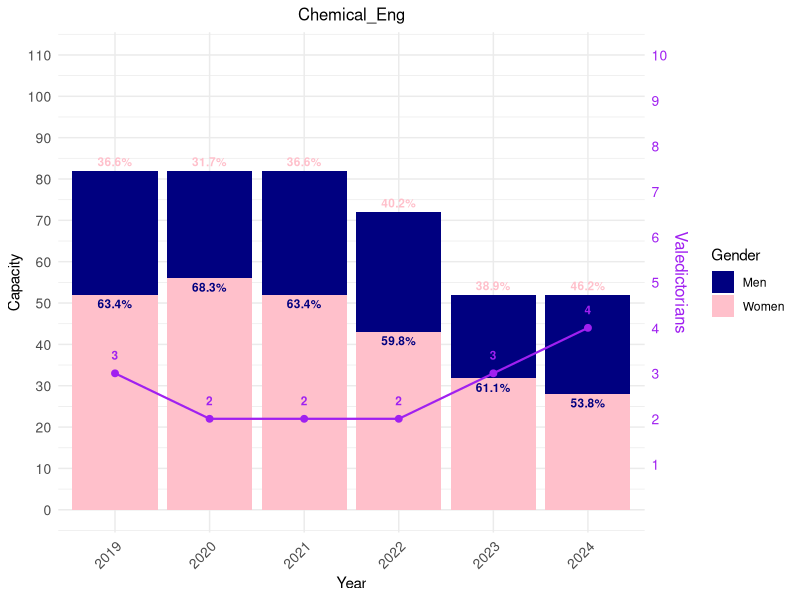
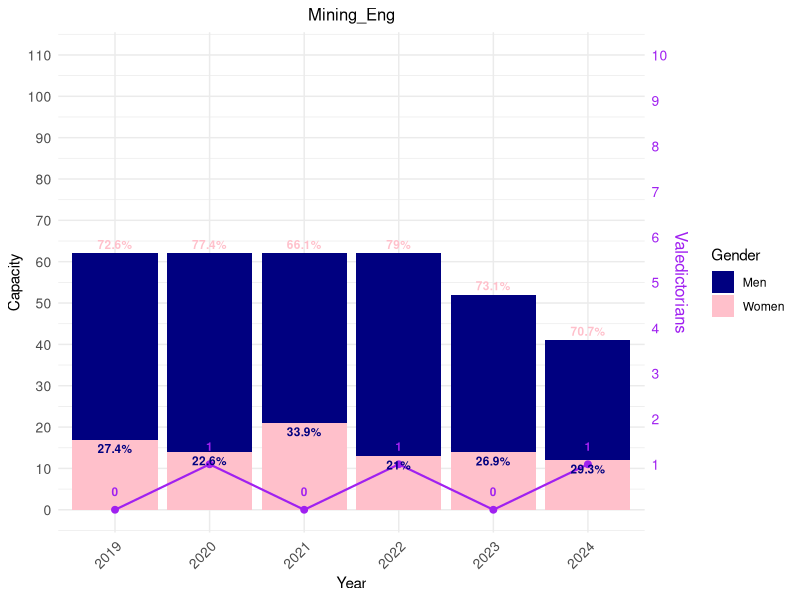
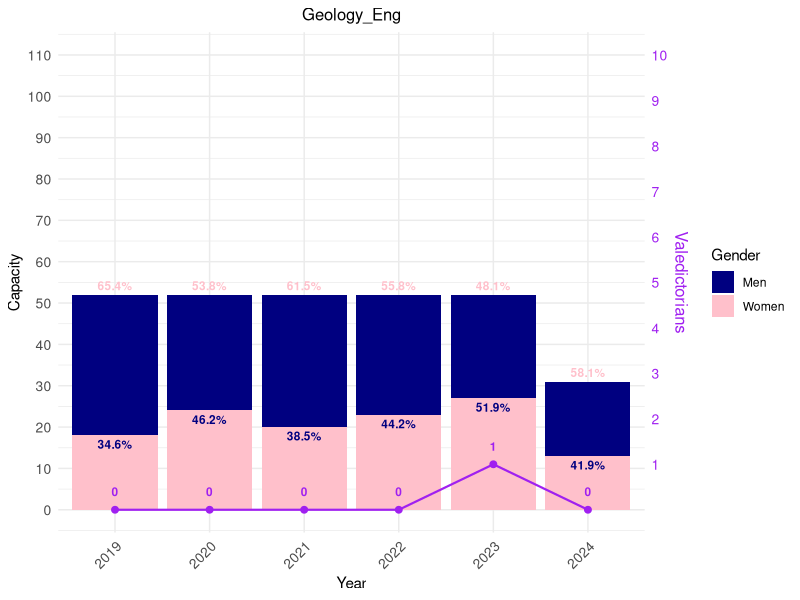
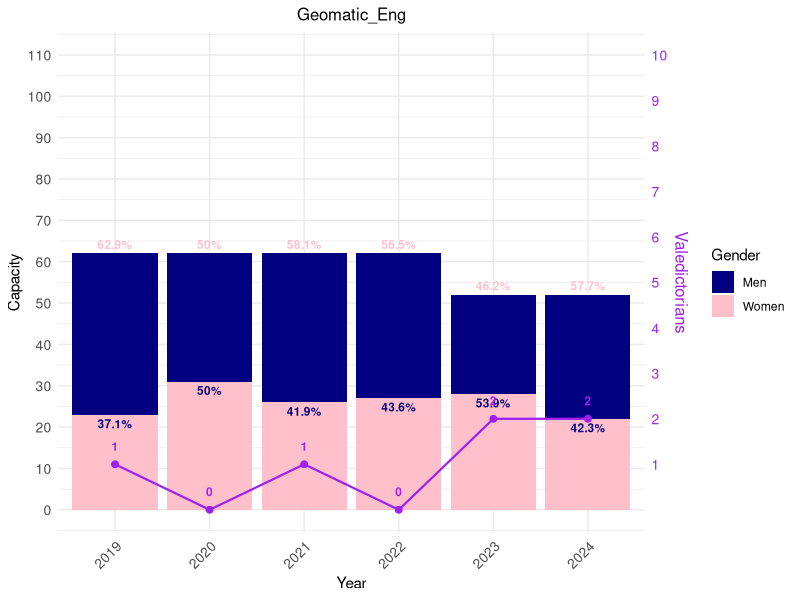
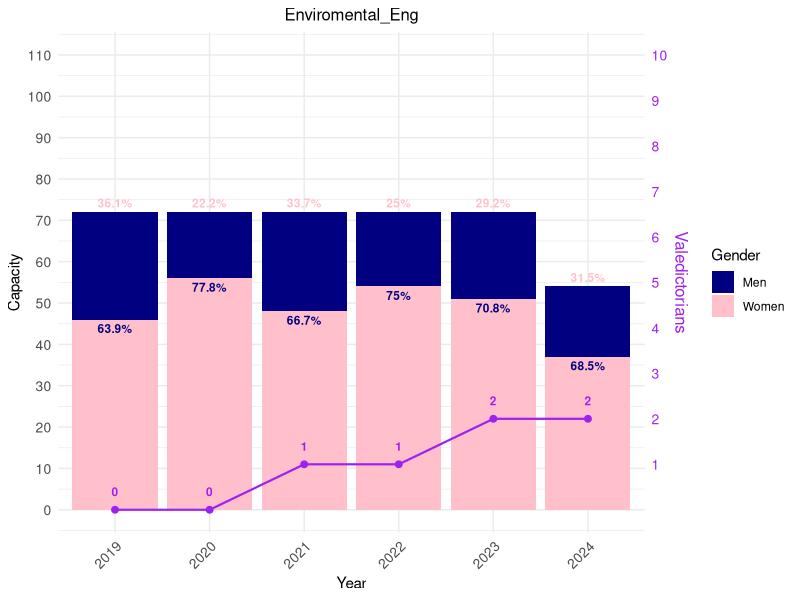
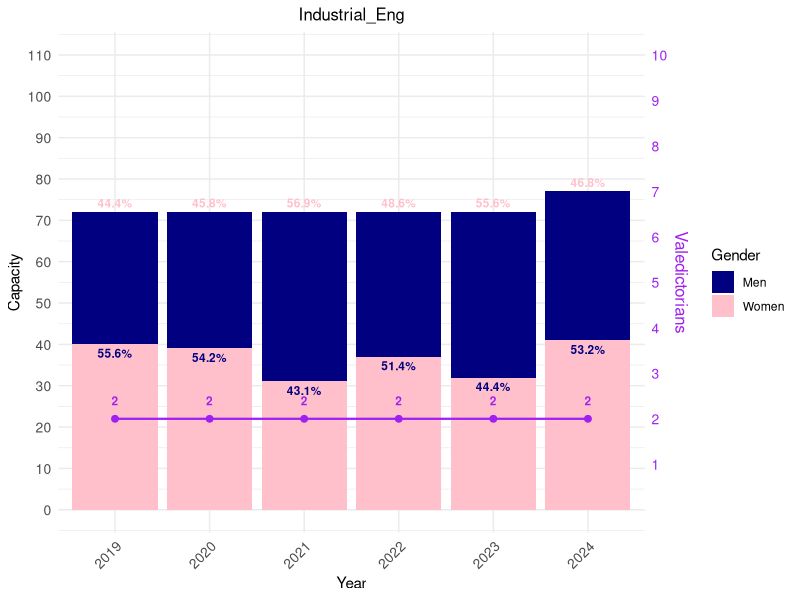
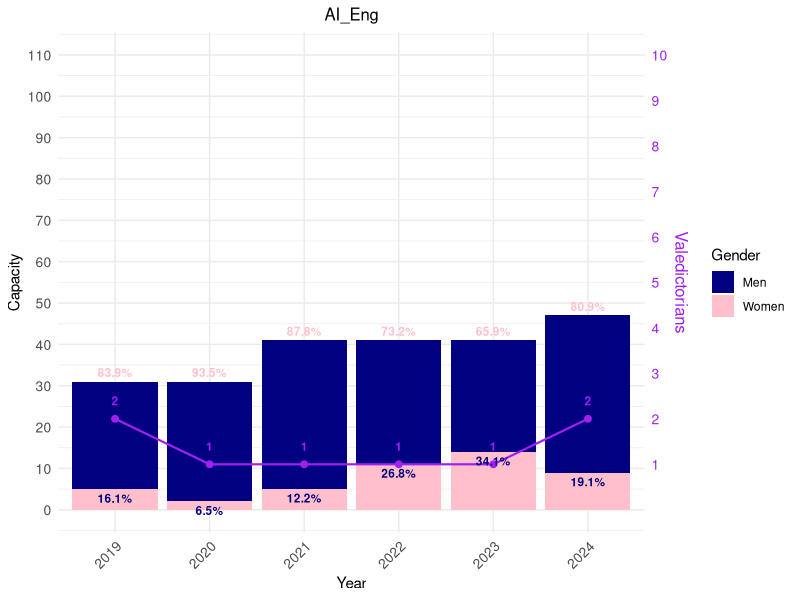
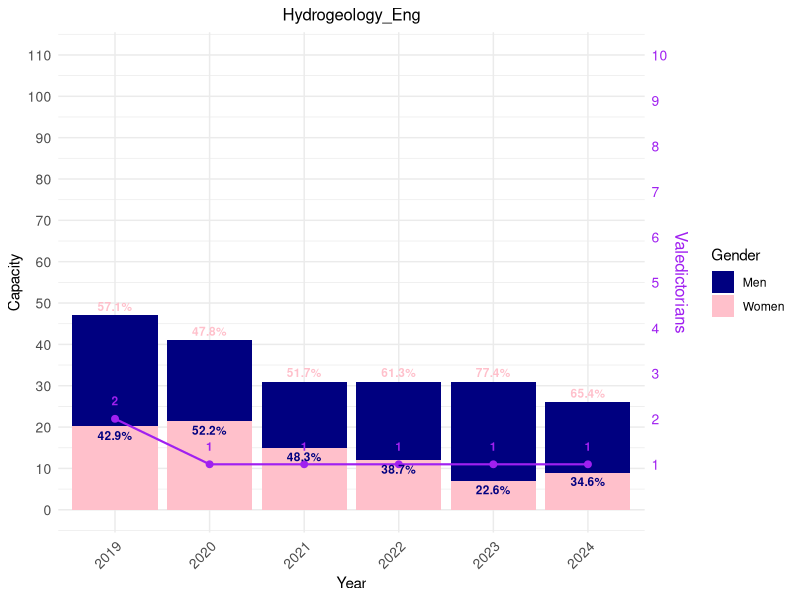

R code for these plots, in order:
## ---- chunk 1

# Load necessary libraries
library(ggplot2)
library(readr)
library(dplyr)

# Load the datasetyy
data <- read_csv("ya_veri.csv")

# Filter out 2018 data
data <- filter(data, year != 2018)

# Function to plot gender distribution
plot_gender_distribution <- function(department_name) {
  department_data <- filter(data, department == department_name)
  
  # Define y-axis limits based on department
  y_limits <- if (department_name == "Computer_Eng") {
    c(0, 140)
  } else {
    c(0, 110)
  }
  
  ggplot(department_data) +
    geom_bar(aes(x = factor(year), y = capacity, fill = "Men"), stat = "identity", position = "stack") +
    geom_bar(aes(x = factor(year), y = capacity * (percentage_women / 100), fill = "Women"), stat = "identity", position = "stack") +
    geom_line(aes(x = factor(year), y = valedictorian * 11, group = 1), color = "purple", linewidth = 0.75) +
    geom_point(aes(x = factor(year), y = valedictorian * 11), color = "purple", size = 2) +
    geom_text(aes(x = factor(year), y = capacity, label = paste0(percentage_men, "%")), 
              vjust = -0.5, color = "pink", size = 3, fontface = "bold") +
    geom_text(aes(x = factor(year), y = capacity * (percentage_women / 100), label = paste0(percentage_women, "%")), 
              vjust = 1.5, color = "navy", size = 3, fontface = "bold") +
    geom_text(aes(x = factor(year), y = valedictorian * 11, label = valedictorian), 
              color = "purple", size = 3, fontface = "bold", vjust = -1.5, hjust = 0.5) +
    scale_y_continuous(name = "Capacity", limits = y_limits, breaks = seq(y_limits[1], y_limits[2], by = 10),
                       sec.axis = sec_axis(~ . / 11, name = "Valedictorians", breaks = seq(1, 10, by = 1))) +
    labs(title = department_name, x = "Year", fill = "Gender") +
    scale_fill_manual(values = c("Women" = "pink", "Men" = "navy")) +
    theme_minimal() +
    theme(plot.title = element_text(hjust = 0.5, size = 12),
          axis.text.x = element_text(angle = 45, hjust = 1, size = 10),
          axis.text.y = element_text(size = 10),
          axis.text.y.right = element_text(color = "purple", size = 10),
          axis.title.y.right = element_text(color = "purple", size = 12))
}

# List of departments
departments <- unique(data$department)

# Create and print plots in a single column
for (dept in departments) {
  print(plot_gender_distribution(dept))
}

## ---- chunk 2
# Load necessary libraries
library(tidyr)
library(dplyr)
library(ggplot2)
library(forcats)
library(readr)
library(stringr)  # For str_wrap()

# Load the dataset
data <- read_csv("ya_veri.csv")

# Exclude 2018 and reshape the data
data_tidy <- data %>%
  filter(year != 2018) %>%
  select(department, year, akdeniz, dogu_anadolu, ege, guneydogu_anadolu, ic_anadolu, karadeniz, marmara) %>%
  pivot_longer(
    cols = c(akdeniz, dogu_anadolu, ege, guneydogu_anadolu, ic_anadolu, karadeniz, marmara),
    names_to = "region",
    values_to = "percentage_contribution"
  ) %>%
  mutate(region = fct_relevel(region, 
    "ic_anadolu", "marmara", "guneydogu_anadolu", "doğu_anadolu", "akdeniz", "ege", "karadeniz")) %>%
  filter(!is.na(percentage_contribution)) %>%
  group_by(department, year) %>%
  mutate(region = fct_reorder(region, -percentage_contribution, .desc = TRUE)) %>%
  ungroup()

# Define the color palette, including all regions
region_colors <- c(
  "ic_anadolu" = "#e8736b",
  "marmara" = "#54a115",
  "guneydogu_anadolu" = "#053eb0",
  "doğu_anadolu" = "#ff9900",
  "akdeniz" = "#7705b0",
  "karadeniz" = "#b0054a",
  "ege" = "#d1f299"
)

# Department-Based Plot
ggplot(data=data_tidy, aes(x=year, y=percentage_contribution, fill=region)) +
  geom_bar(stat="identity", position="fill") +
  facet_wrap(~department, ncol = 4) +  # Adjust facet layout
  labs(
    title="Yearly Breakdown by Department",
    x="Year",
    y="Percentage Contribution",
    fill="Region"
  ) +
  scale_y_continuous(labels = scales::percent_format()) +
  scale_fill_manual(values = region_colors) +
  theme_minimal(base_size = 10) +
  theme(
    strip.text = element_text(size = 8, face = "bold"),
    axis.text.x = element_text(angle = 45, hjust = 1, vjust = 1, size = 6),
    axis.text.y = element_text(size = 8),
    axis.title = element_text(size = 9),
    plot.title = element_text(size = 14, face = "bold", hjust = 0.5),
    legend.title = element_text(size = 10),
    legend.text = element_text(size = 8)
  )


